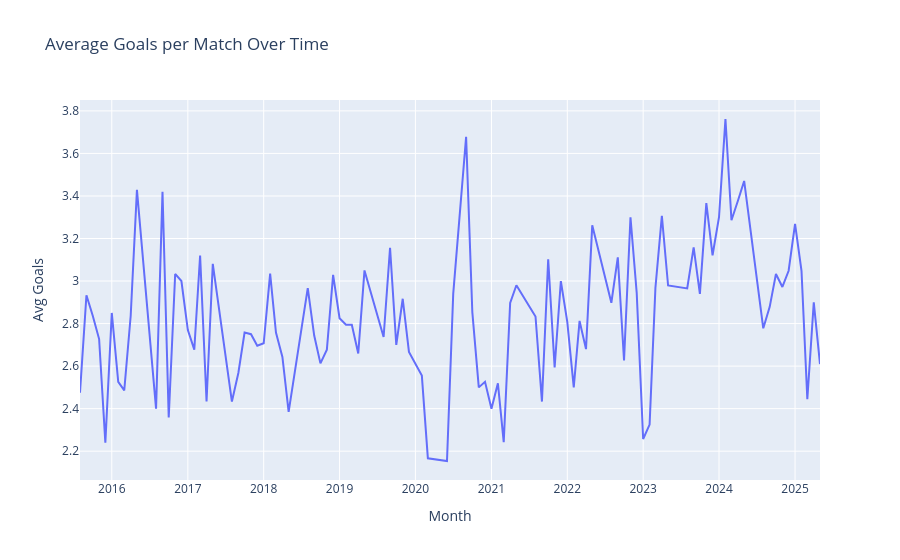

Write notebook code for a chart like this one.
### Code cell
# Goals over time
df['month'] = df['utc_date'].dt.to_period('M')
monthly_goals = df.groupby('month')['total_goals'].mean()

fig = px.line(x=monthly_goals.index.astype(str), y=monthly_goals.values,
              title='Average Goals per Match Over Time',
              labels={'x': 'Month', 'y': 'Avg Goals'})
fig.show()

### Figure 1 — Plotly figure (JSON) as saved in the notebook; plotly's stock layout.template omitted (floating-point values rounded to 4 significant figures)
{"data": [{"hovertemplate": "Month=%{x}<br>Avg Goals=%{y}<extra></extra>", "legendgroup": "", "line": {"color": "#636efa", "dash": "solid"}, "marker": {"symbol": "circle"}, "mode": "lines", "name": "", "orientation": "v", "showlegend": false, "type": "scatter", "x": ["2015-08", "2015-09", "2015-10", "2015-11", "2015-12", "2016-01", "2016-02", "2016-03", "2016-04", "2016-05", "2016-08", "2016-09", "2016-10", "2016-11", "2016-12", "2017-01", "2017-02", "2017-03", "2017-04", "2017-05", "2017-08", "2017-09", "2017-10", "2017-11", "2017-12", "2018-01", "2018-02", "2018-03", "2018-04", "2018-05", "2018-08", "2018-09", "2018-10", "2018-11", "2018-12", "2019-01", "2019-02", "2019-03", "2019-04", "2019-05", "2019-08", "2019-09", "2019-10", "2019-11", "2019-12", "2020-01", "2020-02", "2020-03", "2020-06", "2020-07", "2020-09", "2020-10", "2020-11", "2020-12", "2021-01", "2021-02", "2021-03", "2021-04", "2021-05", "2021-08", "2021-09", "2021-10", "2021-11", "2021-12", "2022-01", "2022-02", "2022-03", "2022-04", "2022-05", "2022-08", "2022-09", "2022-10", "2022-11", "2022-12", "2023-01", "2023-02", "2023-03", "2023-04", "2023-05", "2023-08", "2023-09", "2023-10", "2023-11", "2023-12", "2024-01", "2024-02", "2024-03", "2024-04", "2024-05", "2024-08", "2024-09", "2024-10", "2024-11", "2024-12", "2025-01", "2025-02", "2025-03", "2025-04", "2025-05"], "xaxis": "x", "y": [2.475, 2.933, 2.838, 2.727, 2.24, 2.85, 2.526, 2.486, 2.837, 3.429, 2.4, 3.419, 2.359, 3.033, 3, 2.769, 2.677, 3.12, 2.433, 3.081, 2.433, 2.568, 2.758, 2.75, 2.696, 2.707, 3.034, 2.758, 2.643, 2.385, 2.967, 2.744, 2.613, 2.677, 3.029, 2.825, 2.795, 2.794, 2.66, 3.05, 2.737, 3.156, 2.7, 2.917, 2.667, 2.61, 2.556, 2.167, 2.154, 2.939, 3.679, 2.853, 2.5, 2.526, 2.4, 2.519, 2.242, 2.897, 2.98, 2.833, 2.433, 3.103, 2.594, 3, 2.806, 2.5, 2.812, 2.68, 3.262, 2.898, 3.111, 2.627, 3.3, 2.944, 2.257, 2.325, 2.968, 3.306, 2.979, 2.966, 3.158, 2.939, 3.367, 3.121, 3.3, 3.762, 3.286, 3.377, 3.471, 2.778, 2.879, 3.033, 2.972, 3.048, 3.268, 3.048, 2.444, 2.9, 2.61], "yaxis": "y"}], "layout": {"legend": {"tracegroupgap": 0}, "title": {"text": "Average Goals per Match Over Time"}, "xaxis": {"anchor": "y", "domain": [0, 1], "title": {"text": "Month"}}, "yaxis": {"anchor": "x", "domain": [0, 1], "title": {"text": "Avg Goals"}}}}
